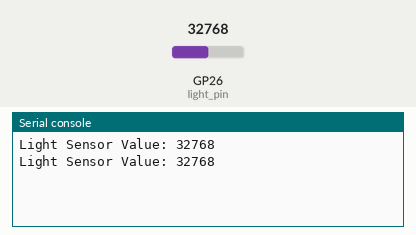
Simulated run of this program. Board: Raspberry Pi Pico running MicroPython. Parts: the last lines printed to the serial console. The test bench sets the inputs (shaded band); at power-on: GP26 (light_pin) = 32768 (analog values on the 0–65535 scale).

Above: at 1.2 s.
1.3 s: GP26 (light_pin) set to 45874
At 2.6 s:
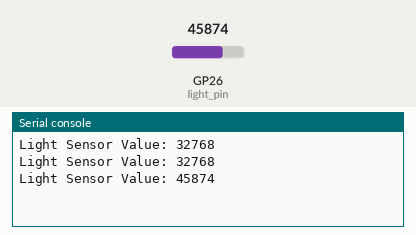
2.8 s: GP26 (light_pin) set to 57670
At 3.4 s:
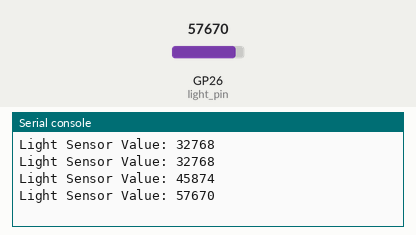
Timing chart, 0 to 5.8 s (numbered marks = the images above; inputs shaded):
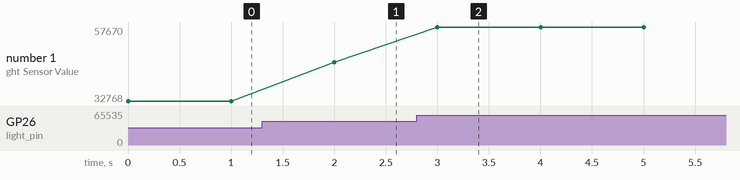

Measured:
- after the input at 1.3 s, the serial console: prints a new line after 0.70 s (image 1)
- after the input at 2.8 s, the serial console: prints a new line after 0.20 s (image 2)
- plotted number 1: 32768 → 45874 after the input at 1.3 s, 45874 → 57670 after the input at 2.8 s

The program:

light_sensor.py
```python
from machine import ADC
import time

# Define the ADC pin connected to the light sensor
light_pin = ADC(0)

while True:
    # Read the analog value from the light sensor
    light_value = light_pin.read_u16()

    # Print the light sensor value
    print("Light Sensor Value:", light_value)

    # Add a delay before the next reading
    time.sleep(1)
```
